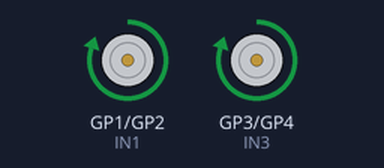
The program below on a simulated Raspberry Pi Pico running MicroPython. Shown: motor-driver pin pairs drawn as motors (green arrow = first pin HIGH = forward, orange = second pin HIGH = backward, longer = more drive, scaled by the enable pin).

Above: at 0.2 s.
At 3.0 s:
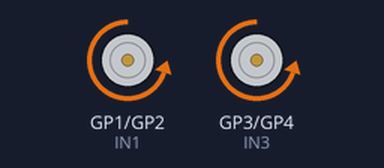
Timing chart, 0 to 7.2 s (numbered marks = the images above):
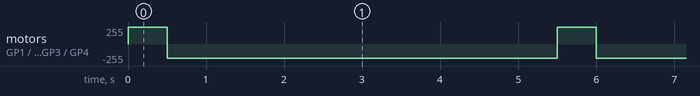

The program:

moto_test.py
```python
"""This micropython program makes the motor1 and motor2
move in forward and backward directions."""

from machine import Pin, PWM
from L298N_motor import L298N
import time

ENA = PWM(Pin(0))
IN1 = Pin(1, Pin.OUT)
IN2 = Pin(2, Pin.OUT)
IN3 = Pin(3, Pin.OUT)
IN4 = Pin(4, Pin.OUT)
ENB = PWM(Pin(5))

motor1 = L298N(ENA, IN1, IN2)     #create a motor1 object
motor2 = L298N(ENB, IN3, IN4)     #create a motor2 object

motor1.setSpeed(65000)            #set the speed of motor1. Speed value varies from 25000 to 65534
motor2.setSpeed(65000)            #set the speed of motor2. Speed value varies from 25000 to 65534

while True:
    motor1.setSpeed(65000)            #set the speed of motor1. Speed value varies from 25000 to 65534
    motor2.setSpeed(65000)
    motor1.forward()      #run motor1 forward
    motor2.forward()      #run motor2 forward
    time.sleep(0.5)
    motor1.setSpeed(55000)            #set the speed of motor1. Speed value varies from 25000 to 65534
    motor2.setSpeed(55000)           #wait for 5 seconds
    motor1.backward()     #run motor1 backward
    motor2.backward()     #run motor1 backward
    time.sleep(5)         #run motor2 backwar
```

L298N_motor.py
```python
"""
MicroPython driver for L298N Motor Driver module:
https://github.com/ramjipatel041/Micropython-Driver-for-L298N-Motor-Driver.git

L298N Datasheet:
https://www.st.com/en/motor-drivers/l298.html

MIT License
Copyright (c) 2023 Ramji Patel
Permission is hereby granted, free of charge, to any person obtaining a copy
of this software and associated documentation files (the "Software"), to deal
in the Software without restriction, including without limitation the rights
to use, copy, modify, merge, publish, distribute, sublicense, and/or sell
copies of the Software, and to permit persons to whom the Software is
furnished to do so, subject to the following conditions:
The above copyright notice and this permission notice shall be included in all
copies or substantial portions of the Software.
THE SOFTWARE IS PROVIDED "AS IS", WITHOUT WARRANTY OF ANY KIND, EXPRESS OR
IMPLIED, INCLUDING BUT NOT LIMITED TO THE WARRANTIES OF MERCHANTABILITY,
FITNESS FOR A PARTICULAR PURPOSE AND NONINFRINGEMENT. IN NO EVENT SHALL THE
AUTHORS OR COPYRIGHT HOLDERS BE LIABLE FOR ANY CLAIM, DAMAGES OR OTHER
LIABILITY, WHETHER IN AN ACTION OF CONTRACT, TORT OR OTHERWISE, ARISING FROM,
OUT OF OR IN CONNECTION WITH THE SOFTWARE OR THE USE OR OTHER DEALINGS IN THE
SOFTWARE.
"""

import time
from machine import Pin

class L298N:
    def __init__(self, ENA, IN1, IN2):
        self.IN1 = IN1
        self.IN2 = IN2
        self.pwm = ENA
        self.speed = 40000
        self.ismoving = False
        self.direction = 'STOP'
        self.time = 0

    def forward(self):
        self.IN1.value(1)
        self.IN2.value(0)
        self.ismoving =  True
        self.direction = 'FORWARD'

    def backward(self):
        self.IN1.value(0)
        self.IN2.value(1)
        self.ismoving = True
        self.direction = 'BACKWARD'

    def stop(self):
        self.IN1.value(0)
        self.IN2.value(0)
        self.ismoving = False
        self.Direction = 'STOP'

    def setSpeed(self, speed):
        self.pwm.freq(15000)
        self.speed = speed
        self.pwm.duty_u16(speed)

    def getSpeed(self):
        return self.speed

    def getDirection(self):
        return self.direction

    def run(self, direction):
        self.direction = direction
        if self.direction == 'FORWARD':
            self.forward()
        elif self.direction == 'BACKWARD':
            self.backward()
        elif self.direction == 'STOP':
            self.stop()
        else:
            pass

    def forwardFor(self, Time):
        self.time = Time
        self.forward()
        time.sleep(self.time)
        self.stop()

    def backwardFor(self, Time):
        self.time = Time
        self.backward()
        time.sleep(self.time)
        self.stop()

    def runFor(self, direction, Time):
        self.direction = direction
        self.time = Time
        if self.direction == 'FORWARD':
            self.forward()
            time.sleep(self.time)
            self.stop()
        elif self.direction == 'BACKWARD':
            self.backward()
            time.sleep(self.time)
            self.stop()
        elif self.direction == 'STOP':
            self.stop()
            time.sleep(self.time)
        else:
            pass

    def isMoving(self):
        if self.ismoving == True:
            print('True')
        elif self.ismoving == False:
            print('False')
        else:
            pass
```

Measured:
- by itself, motor on GP1 (IN1) / GP2 (IN2), motor on GP3 (IN3) / GP4 (IN4): alternates forward 253/255 for 0.50 s and backward 214/255 for 5.0 s
